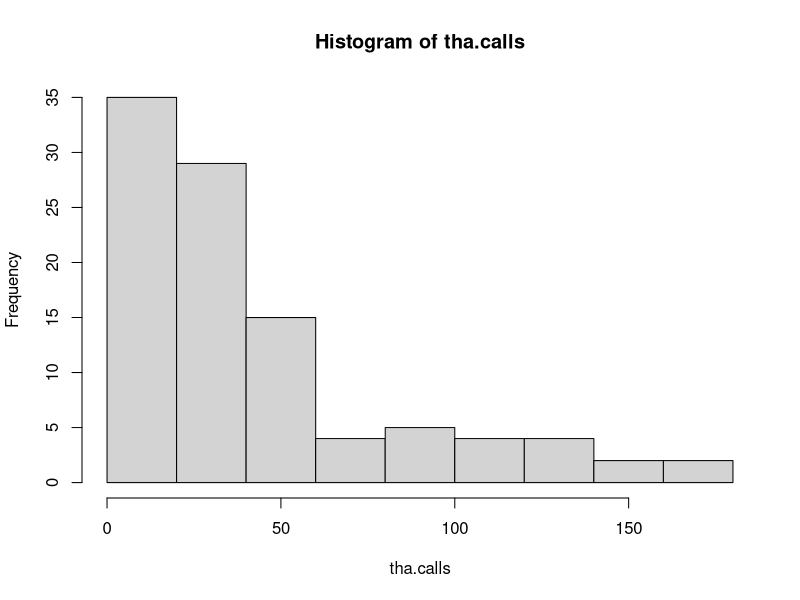
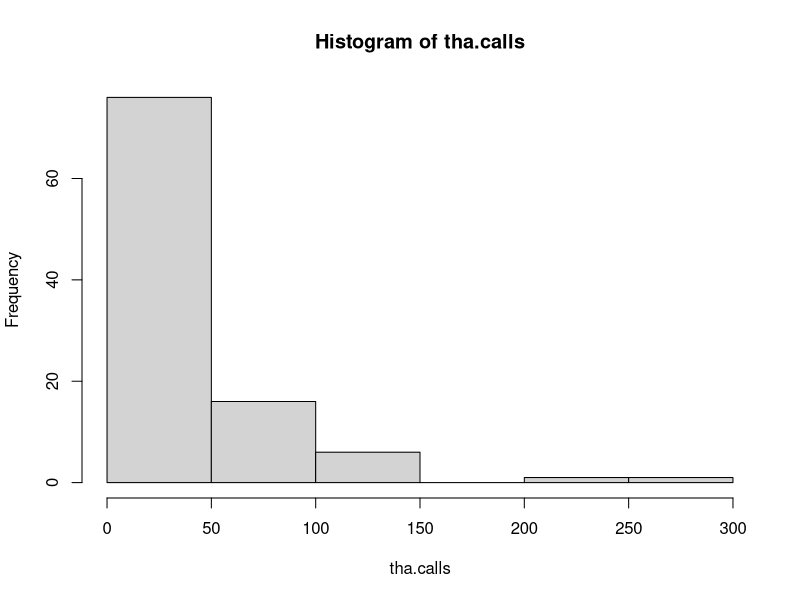

Write the R code that produced these figures, in order. (Note: this script raises an error after producing the figures.)
## ---- chunk 1
library(dplyr)

numcall4 <- function(n=100) {
tha.calls <-c()
for (j in 1:n) {
  count <- 0
  A <- FALSE
  B <- FALSE
  C <- FALSE
  D <- FALSE
  while (!(A & B & C & D)) {
    count <- count + 1
    num.box <- sample(c("A", "B", "C", "D"), replace = TRUE, prob = c(0.10, 0.25, 0.25, 0.40))
      # just for fun, I did a character match with the boolean TRUE
    if (0 < sum(matches(match = "TRUE",vars = as.character(grepl("A",num.box))))) {
      A <- TRUE
    } else if (0 < sum(matches(match = "TRUE",vars = as.character(grepl("B",num.box))))) {
      B <- TRUE
    } else if (0 < sum(matches(match = "TRUE",vars = as.character(grepl("C",num.box))))) {
      C <- TRUE
    } else if (0 < sum(matches(match = "TRUE",vars = as.character(grepl("",num.box))))) {
      D <- TRUE
    }
  }
  tha.calls[j] <- sum(count)
}
hist(tha.calls)
print(mean(tha.calls)) # about 40
}

numcall4()
## ---- chunk 2
sale.prob <- .04 # probability of completing a sale/total answered phone calls.
ppc <- .02 # price per call
avprofit <- 199 # average profit
nReps <- 100 # number of repetitions

## ---- chunk 3
ptm <- proc.time()  # Start the clock!

check <- c()
calls <- c()
for (i in 1:nReps) {
av_calls[i]<- numcall4()
check[i] <- sale.prob*av_calls[i]*avprofit - av_calls[i]*ppc
}
proc.time() - ptm   # Stop the clock

length(check)
mean(av_calls)
mean(check)
## ---- chunk 4
ave_calls <- mean(av_calls)
short_profit <- mean(check)
short_profit/ave_calls 
# this means we make 7.94 cents on average per call that goes through all 4 areas.


hist(check)
mc.err <- quantile(check,c(.025,.975))
abline(v=mc.err,col='red')

c(mc.err[1],"estimate"=short_profit,mc.err[2])
